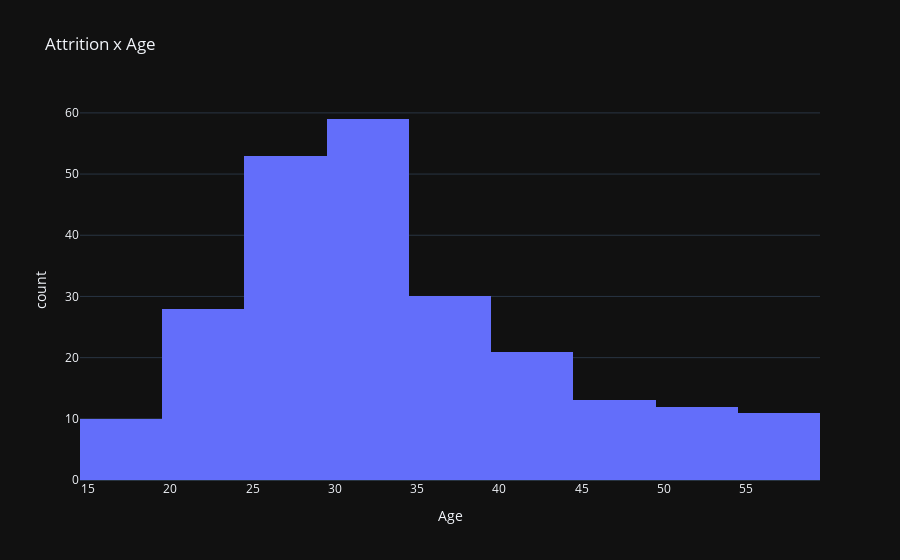
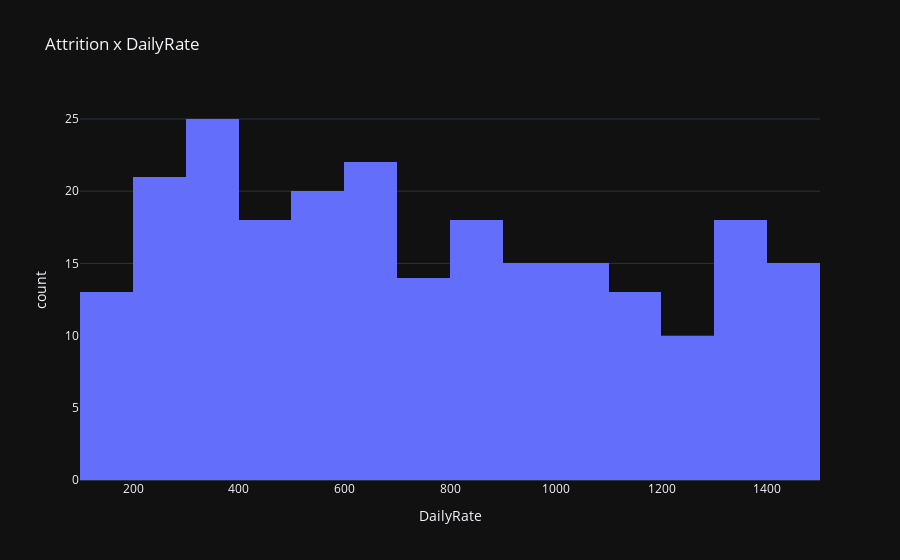
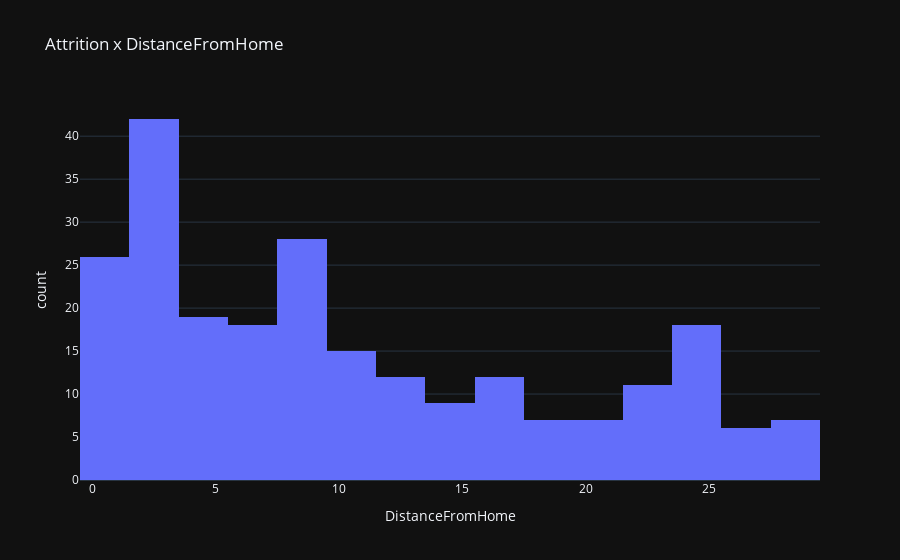

Notebook source saved alongside these figures, in order:
### Code cell
numeric_plot('Age')
numeric_plot('DailyRate')
numeric_plot('DistanceFromHome')
numeric_plot('HourlyRate')
numeric_plot('JobLevel')
numeric_plot('MonthlyIncome')
numeric_plot('MonthlyRate')
numeric_plot('NumCompaniesWorked')
numeric_plot('PercentSalaryHike')
numeric_plot('StockOptionLevel')
numeric_plot('TotalWorkingYears')
numeric_plot('TrainingTimesLastYear')
numeric_plot('YearsAtCompany')
numeric_plot('YearsInCurrentRole')
numeric_plot('YearsSinceLastPromotion')
numeric_plot('YearsWithCurrManager')

### Figure 1 — Plotly figure (JSON) as saved in the notebook; plotly's stock layout.template omitted (floating-point values rounded to 4 significant figures; data arrays with more than 128 entries replaced by an {"elided": "..."} marker saying what was removed)
{"data": [{"alignmentgroup": "True", "bingroup": "x", "hovertemplate": "Age=%{x}<br>count=%{y}<extra></extra>", "legendgroup": "", "marker": {"color": "#636efa", "pattern": {"shape": ""}}, "name": "", "nbinsx": 20, "offsetgroup": "", "orientation": "v", "showlegend": false, "x": {"elided": "237 int values"}, "xaxis": "x", "yaxis": "y", "type": "histogram"}], "layout": {"xaxis": {"anchor": "y", "domain": [0.0, 1.0], "title": {"text": "Age"}}, "yaxis": {"anchor": "x", "domain": [0.0, 1.0], "title": {"text": "count"}}, "legend": {"tracegroupgap": 0}, "title": {"text": "Attrition x Age"}, "barmode": "relative"}}

### Figure 2 — Plotly figure (JSON) as saved in the notebook; plotly's stock layout.template omitted (floating-point values rounded to 4 significant figures; data arrays with more than 128 entries replaced by an {"elided": "..."} marker saying what was removed)
{"data": [{"alignmentgroup": "True", "bingroup": "x", "hovertemplate": "DailyRate=%{x}<br>count=%{y}<extra></extra>", "legendgroup": "", "marker": {"color": "#636efa", "pattern": {"shape": ""}}, "name": "", "nbinsx": 20, "offsetgroup": "", "orientation": "v", "showlegend": false, "x": {"elided": "237 int values"}, "xaxis": "x", "yaxis": "y", "type": "histogram"}], "layout": {"xaxis": {"anchor": "y", "domain": [0.0, 1.0], "title": {"text": "DailyRate"}}, "yaxis": {"anchor": "x", "domain": [0.0, 1.0], "title": {"text": "count"}}, "legend": {"tracegroupgap": 0}, "title": {"text": "Attrition x DailyRate"}, "barmode": "relative"}}

### Figure 3 — Plotly figure (JSON) as saved in the notebook; plotly's stock layout.template omitted (floating-point values rounded to 4 significant figures; data arrays with more than 128 entries replaced by an {"elided": "..."} marker saying what was removed)
{"data": [{"alignmentgroup": "True", "bingroup": "x", "hovertemplate": "DistanceFromHome=%{x}<br>count=%{y}<extra></extra>", "legendgroup": "", "marker": {"color": "#636efa", "pattern": {"shape": ""}}, "name": "", "nbinsx": 20, "offsetgroup": "", "orientation": "v", "showlegend": false, "x": {"elided": "237 int values"}, "xaxis": "x", "yaxis": "y", "type": "histogram"}], "layout": {"xaxis": {"anchor": "y", "domain": [0.0, 1.0], "title": {"text": "DistanceFromHome"}}, "yaxis": {"anchor": "x", "domain": [0.0, 1.0], "title": {"text": "count"}}, "legend": {"tracegroupgap": 0}, "title": {"text": "Attrition x DistanceFromHome"}, "barmode": "relative"}}
